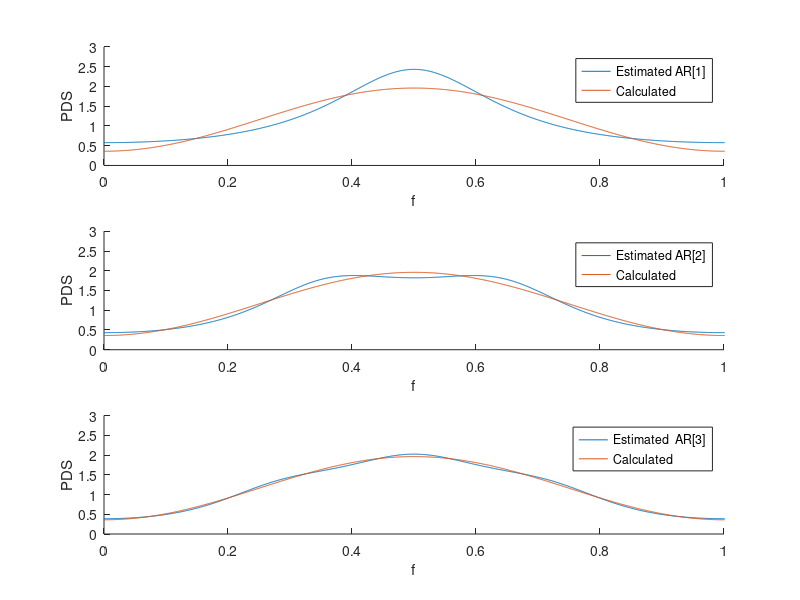

MATLAB code to generate this figure:
%Problem 2c)
y_xx = [1.16 -.4 0 0];
YW_1 = 1.16;
YW_2 = [1.16   -.4; 
         -.4   1.16];
YW_3 = [1.16  -.4      0; 
        -.4   1.16    -.4; 
         0    -.4    1.16];
a_1 = YW_1^(-1) * transpose(-y_xx(2));
a_2 = YW_2^(-1) * transpose(-y_xx(2:3));
a_3 = YW_3^(-1) * transpose(-y_xx(2:4));
var_1 = sum([1 transpose(a_1)].* y_xx(1:2));
var_2 = sum([1 transpose(a_2)].* y_xx(1:3));
var_3 = sum([1 transpose(a_3)].* y_xx(1:4));

%Problem 2d)
f = 0:1/1000:2*pi;
f_xx = 1.16 - 0.8*cos(2*pi*f);
f_xx_1 = (var_1^2)./(abs((1 + a_1*exp(-1i*2*pi*f))).^2);
f_xx_2 = (var_2^2)./(abs((1 + a_2(1)*exp(-1i*2*pi*f)+a_2(2)*exp(-1i*2*pi*f*2))).^2);
f_xx_3 = (var_3^2)./(abs((1 + a_3(1)*exp(-1i*2*pi*f)+a_3(2)*exp(-1i*2*pi*f*2)+a_3(3)*exp(-1i*2*pi*f*3))).^2);

subplot(3,1,1);
hold on;
plot(f, f_xx_1);
plot(f, f_xx);
xlabel('f');
ylabel('PDS');
legend('Estimated AR[1]', 'Calculated');
axis([0 1 0 3]);

subplot(3,1,2);
hold on;
plot(f, f_xx_2);
plot(f, f_xx);
xlabel('f');
ylabel('PDS');
legend('Estimated AR[2]', 'Calculated');
axis([0 1 0 3]);

subplot(3,1,3);
hold on;
plot(f, f_xx_3);
plot(f, f_xx);
xlabel('f');
ylabel('PDS');
legend('Estimated  AR[3]', 'Calculated');
axis([0 1 0 3]);